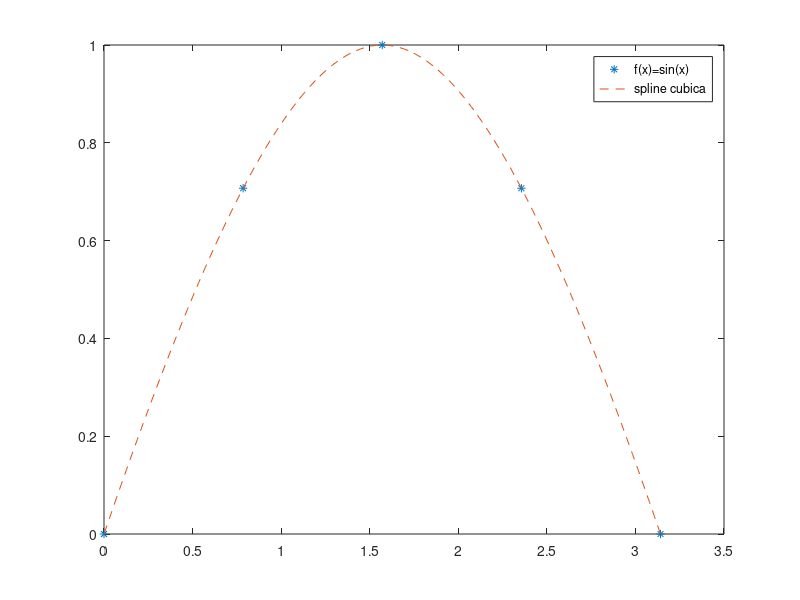

The MATLAB script that drew this image:
clear all

n=input('numero di punti=');
a=0; b=pi;
f =@(x) sin(x); 
zval=linspace(a,b,101);
yzval=f(zval);

%splines

x=linspace(a,b,n); 
y=f(x);

z3=spline(x,y,zval);
err=max(abs((yzval-z3)));
fprintf('num. interv.=%3d \t err=%12.6e\n',n-1,err);
plot(x,y,'*',zval,z3,'--');
legend('f(x)=sin(x)','spline cubica');